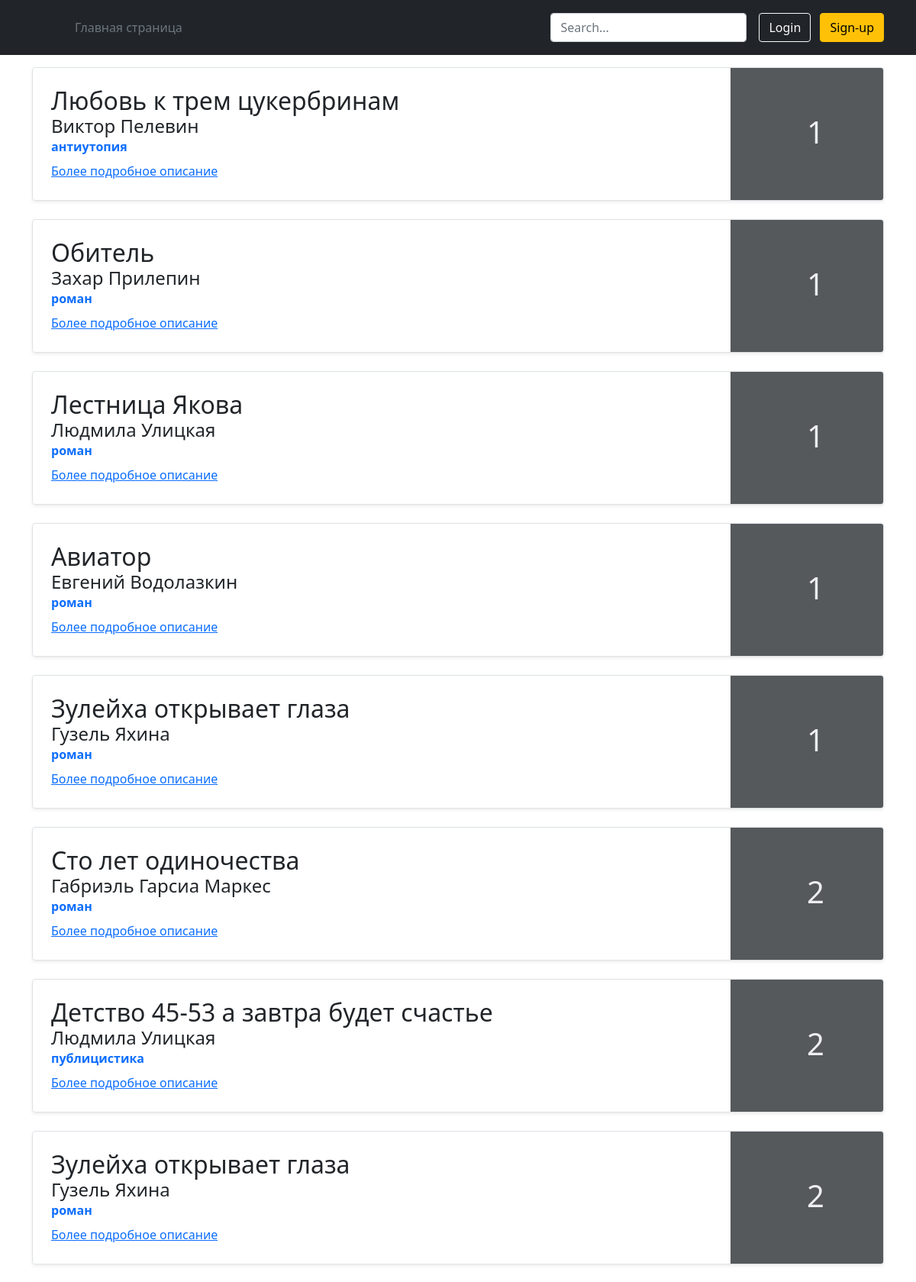
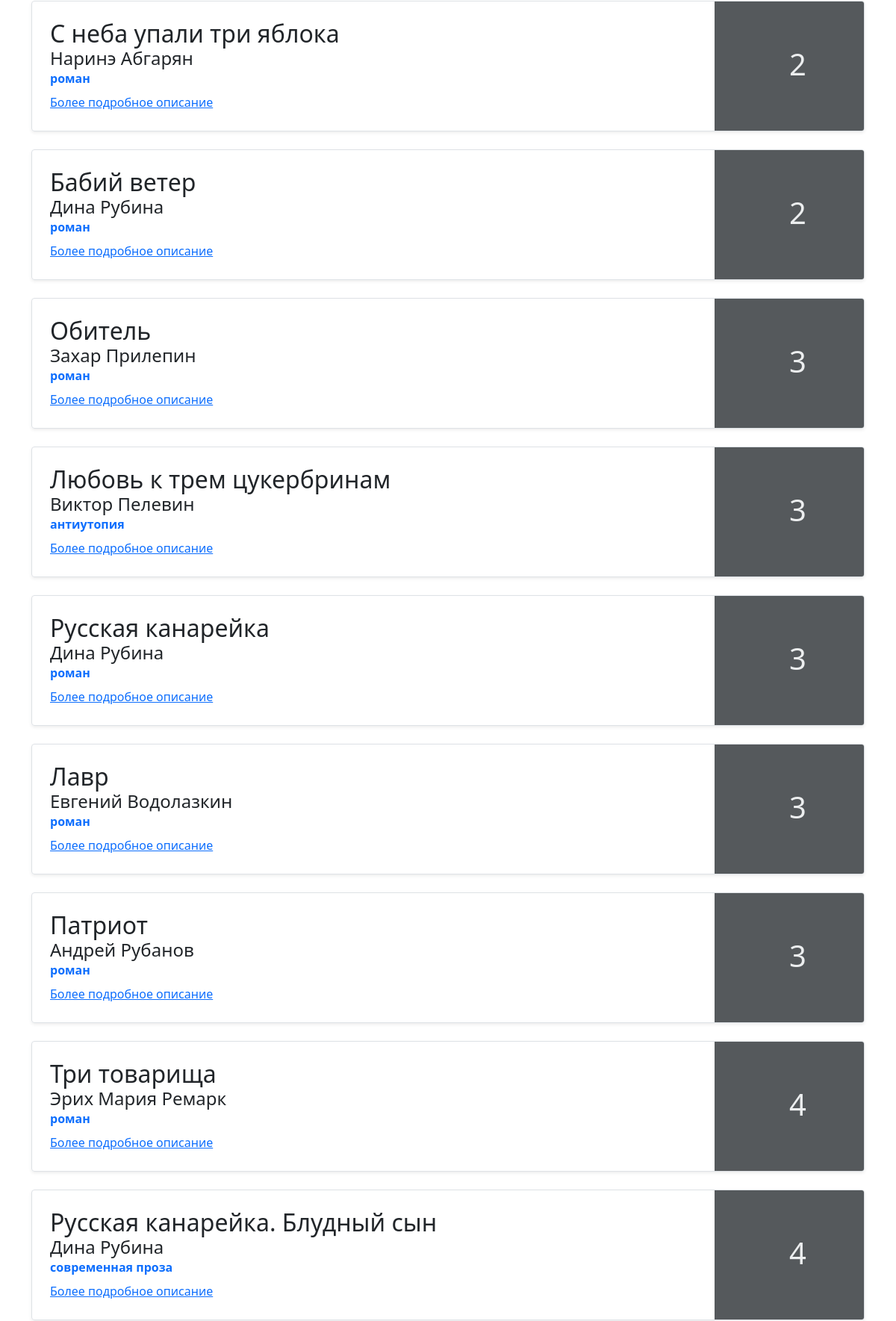
The page / (upper part) on the database its author committed (2 pictures, top to bottom).
### portal/models.py (models this page shows, shortened)
class Books(models.Model):
    Description = models.TextField('Описание книги')
    Year = models.PositiveIntegerField('Год написания')
    PopularityRating = models.PositiveIntegerField('Место в рейтинге')
    BookTitle = models.TextField('Название книги')
    Author = models.TextField('Автор')
    Genre = models.TextField('Жанр')
    FirstPoblicationYear = models.PositiveIntegerField('Год первой публикации')
    Publisher = models.TextField('Издательство, опубликовавшее книгу')
    OriginalLanguage = models.TextField('Оригинальный язык')
    Country = models.TextField('Страна в которой написана книга')
    def get_absolute_url(self):
        return f"/detail/{self.id}/"
    class Meta:
        ordering = ['PopularityRating']

### portal/views.py (the view)
def index(request):
    books = Books.objects.all()
    content = {
            "books" :   books
        }
    return render(request, './portal/index.html', content)

### portal/templates/portal/index.html (shortened to what this page needs)
<!DOCTYPE html>
<html lang="ru">
<head>
  <link href="https://cdn.jsdelivr.net/npm/bootstrap@5.1.3/dist/css/bootstrap.min.css" rel="stylesheet">
  <header class="p-3 bg-dark text-white">
    <div class="container">
      <div class="d-flex flex-wrap align-items-center justify-content-center justify-content-lg-start">
        <a href="/" class="d-flex align-items-center mb-2 mb-lg-0 text-white text-decoration-none">
          <svg class="bi me-2" width="40" height="32" role="img" aria-label="Bootstrap"><use xlink:href="#bootstrap"></use></svg>
        </a>
        <ul class="nav col-12 col-lg-auto me-lg-auto mb-2 justify-content-center mb-md-0">
          <li><a href="/" class="nav-link px-2 text-secondary">Главная страница</a></li>
        </ul>
        <form class="col-12 col-lg-auto mb-3 mb-lg-0 me-lg-3">
          <input type="search" class="form-control form-control-dark" placeholder="Search..." aria-label="Search">
        </form>
        <div class="text-end">
          <button type="button" class="btn btn-outline-light me-2">Login</button>
          <button type="button" class="btn btn-warning">Sign-up</button>
        </div>
      </div>
    </div>
  </header>
</head>
<body>
    <div class='container'>
      {% for book in books %}
        <div class="row g-0 border rounded overflow-hidden flex-md-row mb-4 shadow-sm h-md-250 position-relative">
                <div class="col p-4 d-flex flex-column position-static">
                  <h2 class="mb-0">{{book.BookTitle}}</h2>
                  <h4 class="mb-0">{{book.Author}}</h4>
                  <strong class="d-inline-block mb-2 text-primary">{{book.Genre}}</strong>
                  <a href="{{book.get_absolute_url}}" class="stretched-link">Более подробное описание</a>
                </div>
                <div class="col-auto d-none d-lg-block">
                  <svg class="bd-placeholder-img" width="200" height="173" xmlns="http://www.w3.org/2000/svg" role="img"
                        aria-label="Placeholder: Thumbnail" preserveAspectRatio="xMidYMid slice" focusable="false">
                        <title>Placeholder</title><rect width="100%" height="100%" fill="#55595c">
                        </rect><text x="50%" y="50%" fill="#eceeef" dy=".3em" font-size="250%">{{book.PopularityRating}}</text></svg>
                </div>
       </div>
     {% endfor %}
   </div>
</body>
</html>

### rows shown on the page
Books: BookTitle "Любовь к трем цукербринам", Author "Виктор Пелевин", Genre "антиутопия", PopularityRating "1"
Books: BookTitle "Обитель", Author "Захар Прилепин", Genre "роман", PopularityRating "1"
Books: BookTitle "Лестница Якова", Author "Людмила Улицкая", Genre "роман", PopularityRating "1"
Books: BookTitle "Авиатор", Author "Евгений Водолазкин", Genre "роман", PopularityRating "1"
Books: BookTitle "Зулейха открывает глаза", Author "Гузель Яхина", Genre "роман", PopularityRating "1"
Books: BookTitle "Сто лет одиночества", Author "Габриэль Гарсиа Маркес", Genre "роман", PopularityRating "2"
Books: BookTitle "Детство 45-53 а завтра будет счастье", Author "Людмила Улицкая", Genre "публицистика", PopularityRating "2"
Books: BookTitle "Зулейха открывает глаза", Author "Гузель Яхина", Genre "роман", PopularityRating "2"
Books: BookTitle "С неба упали три яблока", Author "Наринэ Абгарян", Genre "роман", PopularityRating "2"
Books: BookTitle "Бабий ветер", Author "Дина Рубина", Genre "роман", PopularityRating "2"
Books: BookTitle "Обитель", Author "Захар Прилепин", Genre "роман", PopularityRating "3"
Books: BookTitle "Любовь к трем цукербринам", Author "Виктор Пелевин", Genre "антиутопия", PopularityRating "3"
Books: BookTitle "Русская канарейка", Author "Дина Рубина", Genre "роман", PopularityRating "3"
Books: BookTitle "Лавр", Author "Евгений Водолазкин", Genre "роман", PopularityRating "3"
Books: BookTitle "Патриот", Author "Андрей Рубанов", Genre "роман", PopularityRating "3"
Books: BookTitle "Три товарища", Author "Эрих Мария Ремарк", Genre "роман", PopularityRating "4"
Books: BookTitle "Русская канарейка. Блудный сын", Author "Дина Рубина", Genre "современная проза", PopularityRating "4"
